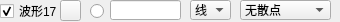
                   <widget class="QWidget" name="widget_17" native="true">
                    <property name="minimumSize">
                     <size>
                      <width>0</width>
                      <height>22</height>
                     </size>
                    </property>
                    <property name="maximumSize">
                     <size>
                      <width>16777215</width>
                      <height>22</height>
                     </size>
                    </property>
                    <widget class="QLineEdit" name="txtValueCurve17">
                     <property name="geometry">
                      <rect>
                       <x>110</x>
                       <y>0</y>
                       <width>71</width>
                       <height>20</height>
                      </rect>
                     </property>
                     <property name="text">
                      <string/>
                     </property>
                    </widget>
                    <widget class="QRadioButton" name="rdoBoldCurve17">
                     <property name="geometry">
                      <rect>
                       <x>90</x>
                       <y>3</y>
                       <width>16</width>
                       <height>16</height>
                      </rect>
                     </property>
                     <property name="text">
                      <string/>
                     </property>
                     <property name="checked">
                      <bool>false</bool>
                     </property>
                    </widget>
                    <widget class="QCheckBox" name="chkVisibleCurve17">
                     <property name="geometry">
                      <rect>
                       <x>0</x>
                       <y>3</y>
                       <width>60</width>
                       <height>16</height>
                      </rect>
                     </property>
                     <property name="text">
                      <string>波形17</string>
                     </property>
                     <property name="checked">
                      <bool>true</bool>
                     </property>
                    </widget>
                    <widget class="QPushButton" name="btnColourCurve17">
                     <property name="geometry">
                      <rect>
                       <x>60</x>
                       <y>0</y>
                       <width>21</width>
                       <height>21</height>
                      </rect>
                     </property>
                     <property name="text">
                      <string/>
                     </property>
                    </widget>
                    <widget class="QComboBox" name="cmbLineStyle17">
                     <property name="geometry">
                      <rect>
                       <x>190</x>
                       <y>0</y>
                       <width>41</width>
                       <height>20</height>
                      </rect>
                     </property>
                     <property name="currentIndex">
                      <number>1</number>
                     </property>
                     <item>
                      <property name="text">
                       <string>点</string>
                      </property>
                     </item>
                     <item>
                      <property name="text">
                       <string>线</string>
                      </property>
                     </item>
                     <item>
                      <property name="text">
                       <string>左</string>
                      </property>
                     </item>
                     <item>
                      <property name="text">
                       <string>右</string>
                      </property>
                     </item>
                     <item>
                      <property name="text">
                       <string>中</string>
                      </property>
                     </item>
                     <item>
                      <property name="text">
                       <string>积</string>
                      </property>
                     </item>
                    </widget>
                    <widget class="QComboBox" name="cmbScatterStyle17">
                     <property name="geometry">
                      <rect>
                       <x>240</x>
                       <y>0</y>
                       <width>91</width>
                       <height>20</height>
                      </rect>
                     </property>
                     <property name="focusPolicy">
                      <enum>Qt::WheelFocus</enum>
                     </property>
                     <property name="maxVisibleItems">
                      <number>20</number>
                     </property>
                     <item>
                      <property name="text">
                       <string>无散点</string>
                      </property>
                      <property name="icon">
                       <iconset resource="res.qrc">
                        <normaloff>:/pic/ssNone.png</normaloff>:/pic/ssNone.png</iconset>
                      </property>
                     </item>
                     <item>
                      <property name="text">
                       <string>x形</string>
                      </property>
                      <property name="icon">
                       <iconset resource="res.qrc">
                        <normaloff>:/pic/ssCross.png</normaloff>:/pic/ssCross.png</iconset>
                      </property>
                     </item>
                     <item>
                      <property name="text">
                       <string>+形</string>
                      </property>
                      <property name="icon">
                       <iconset resource="res.qrc">
                        <normaloff>:/pic/ssPlus.png</normaloff>:/pic/ssPlus.png</iconset>
                      </property>
                     </item>
                     <item>
                      <property name="text">
                       <string>空心圆</string>
                      </property>
                      <property name="icon">
                       <iconset resource="res.qrc">
                        <normaloff>:/pic/ssCircle.png</normaloff>:/pic/ssCircle.png</iconset>
                      </property>
                     </item>
                     <item>
                      <property name="text">
                       <string>实心圆</string>
                      </property>
                      <property name="icon">
                       <iconset resource="res.qrc">
                        <normaloff>:/pic/ssDisc.png</normaloff>:/pic/ssDisc.png</iconset>
                      </property>
                     </item>
                     <item>
                      <property name="text">
                       <string>矩形</string>
                      </property>
                      <property name="icon">
                       <iconset resource="res.qrc">
                        <normaloff>:/pic/ssSquare.png</normaloff>:/pic/ssSquare.png</iconset>
                      </property>
                     </item>
                     <item>
                      <property name="text">
                       <string>菱形</string>
                      </property>
                      <property name="icon">
                       <iconset resource="res.qrc">
                        <normaloff>:/pic/ssDiamond.png</normaloff>:/pic/ssDiamond.png</iconset>
                      </property>
                     </item>
                     <item>
                      <property name="text">
                       <string>星形</string>
                      </property>
                      <property name="icon">
                       <iconset resource="res.qrc">
                        <normaloff>:/pic/ssStar.png</normaloff>:/pic/ssStar.png</iconset>
                      </property>
                     </item>
                     <item>
                      <property name="text">
                       <string>正三角</string>
                      </property>
                      <property name="icon">
                       <iconset resource="res.qrc">
                        <normaloff>:/pic/ssTriangle.png</normaloff>:/pic/ssTriangle.png</iconset>
                      </property>
                     </item>
                     <item>
                      <property name="text">
                       <string>倒三角</string>
                      </property>
                      <property name="icon">
                       <iconset resource="res.qrc">
                        <normaloff>:/pic/ssTriangleInverted.png</normaloff>:/pic/ssTriangleInverted.png</iconset>
                      </property>
                     </item>
                     <item>
                      <property name="text">
                       <string>x框</string>
                      </property>
                      <property name="icon">
                       <iconset resource="res.qrc">
                        <normaloff>:/pic/ssCrossSquare.png</normaloff>:/pic/ssCrossSquare.png</iconset>
                      </property>
                     </item>
                     <item>
                      <property name="text">
                       <string>+框</string>
                      </property>
                      <property name="icon">
                       <iconset resource="res.qrc">
                        <normaloff>:/pic/ssPlusSquare.png</normaloff>:/pic/ssPlusSquare.png</iconset>
                      </property>
                     </item>
                     <item>
                      <property name="text">
                       <string>x圆</string>
                      </property>
                      <property name="icon">
                       <iconset resource="res.qrc">
                        <normaloff>:/pic/ssCrossCircle.png</normaloff>:/pic/ssCrossCircle.png</iconset>
                      </property>
                     </item>
                     <item>
                      <property name="text">
                       <string>+圆</string>
                      </property>
                      <property name="icon">
                       <iconset resource="res.qrc">
                        <normaloff>:/pic/ssPlusCircle.png</normaloff>:/pic/ssPlusCircle.png</iconset>
                      </property>
                     </item>
                     <item>
                      <property name="text">
                       <string>和平</string>
                      </property>
                      <property name="icon">
                       <iconset resource="res.qrc">
                        <normaloff>:/pic/ssPeace.png</normaloff>:/pic/ssPeace.png</iconset>
                      </property>
                     </item>
                    </widget>
                   </widget>
